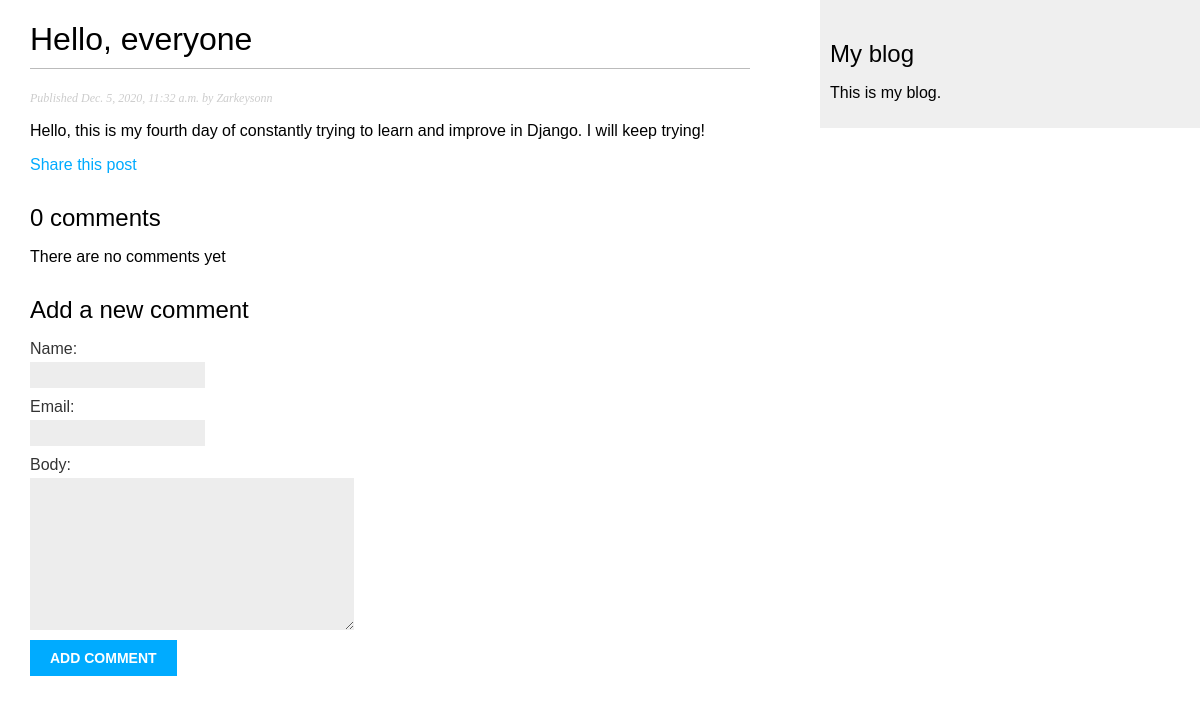
Before: /blog/2020/12/5/hello-everyone/ with the older database file.
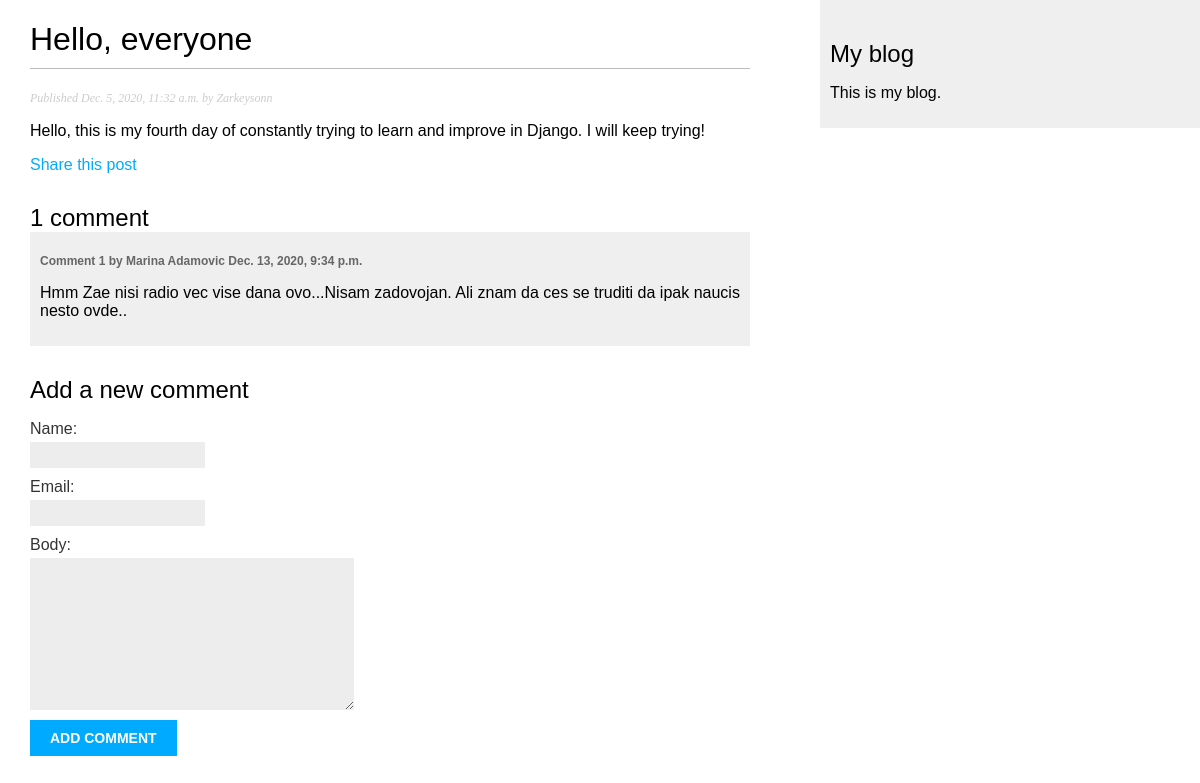
After: the same page with the newer database file.
### blog/models.py (models this page shows, shortened)
class Post(models.Model):
    STATUS_CHOICES = (
        ('draft', 'Draft'),
        ('published', 'Published'),
    )
    title = models.CharField(max_length=250)
    slug = models.SlugField(max_length=250, unique_for_date='publish')
    author = models.ForeignKey(User, on_delete=models.CASCADE, related_name='blog_posts')
    body = models.TextField()
    publish = models.DateTimeField(default=timezone.now)
    created = models.DateTimeField(auto_now_add=True)
    updated = models.DateTimeField(auto_now=True)
    status = models.CharField(max_length=10, choices=STATUS_CHOICES, default='draft')
    objects = models.Manager() #The default manager
    published = PublishedManager() #Our custom manager
    class Meta:
        ordering = ('-publish',)

class Comment(models.Model):
    post = models.ForeignKey(Post, on_delete=models.CASCADE, related_name='comments')
    name = models.CharField(max_length=80)
    email = models.EmailField()
    body = models.TextField()
    created = models.DateTimeField(auto_now_add=True)
    active = models.BooleanField(default=True)
    class Meta:
        ordering = ('created',)

### blog/views.py (the view)
# urls.py: path('<int:year>/<int:month>/<int:day>/<slug:post>/', views.post_detail, name='post_detail'),
def post_detail(request, year, month, day, post):
    post = get_object_or_404(Post, slug=post, status='published', publish__year=year, publish__month=month, publish__day=day)
    comments = post.comments.filter(active=True)
    new_comment = None
    if request.method == 'POST':
        comment_form = CommentForm(data=request.POST)
        if comment_form.is_valid():
            new_comment = comment_form.save(commit=False)
            new_comment.post = post
            new_comment.save()
    else:
        comment_form = CommentForm()
    return render(request, 'blog/post/detail.html', {'post': post, 'comments': comments, 'new_comment': new_comment, 'comment_form': comment_form})

### blog/form.py
class CommentForm(forms.ModelForm):
    class Meta:
        model = Comment
        fields = ('name', 'email', 'body')

### blog/templates/blog/post/detail.html (shortened to what this page needs)
{% extends "blog/base.html" %}
{% block content %}
    <h1>{{ post.title }}</h1>
    <p class="date">
        Published {{post.publish }} by {{ post.author }}
    </p>
    {{ post.body|linebreaks }}
    <p>
        <a href="{% url "blog:post_share" post.id %}">
            Share this post
        </a>
    </p>
    {% with comments.count as total_comments %}
        <h2>
            {{ total_comments }} comment{{ total_comments|pluralize }}
        </h2>
        {% endwith %}
{% for comment in comments %}
    <div class="comment">
        <p class="info">
            Comment {{ forloop.counter }} by {{ comment.name }}
            {{ comment.created }}
        </p>
        {{ comment.body|linebreaks }}
    </div>
    {% empty %}
        <p>There are no comments yet</p>
{% endfor %}
{% if new_comment %}
    <h2>Your comment has been added.</h2>
{% else %}
    <h2>Add a new comment</h2>
    <form method="post">
        {{ comment_form.as_p }}
        <p><input type="submit" value="Add comment"></p>
    </form>
{% endif %}
{% endblock %}

### blog/templates/blog/base.html (shortened to what this page needs)
{% load static %}
<!DOCTYPE html>
<html>
    <head>
        <link href="{% static "css/blog.css" %}" rel="stylesheet">
    </head>
    <body>
        <div id="content">
            {% block content %}
            {% endblock %}
        </div>
        <div id="sidebar">
            <h2>My blog</h2>
            <p>This is my blog.</p>
        </div>
    </body>
</html>

### blog/static/css/blog.css (style rules this page uses)
body { margin:0; padding:0; font-family:helvetica, sans-serif; }
a { color:#00abff; text-decoration:none; }
h1 { font-weight:normal; border-bottom:1px solid #bbb; padding:0 0 10px 0; }
h2 { font-weight:normal; margin:30px 0 0; }
#content { float:left; width:60%; padding:0 0 0 30px; }
#sidebar { float:right; width:30%; padding:10px; background:#efefef; height:100%; }
p.date { color:#ccc; font-family: georgia, serif; font-size: 12px; font-style: italic; }
label { float:left; clear:both; color:#333; margin-bottom:4px; }
input, textarea { clear:both; float:left; margin:0 0 10px; background:#ededed; border:0; padding:6px 10px; font-size:12px; }
input[type=submit] { font-weight:bold; background:#00abff; color:#fff; padding:10px 20px; font-size:14px; text-transform:uppercase; }
.comment { padding:10px; }
.comment:nth-child(even) { background:#efefef; }
.comment .info { font-weight:bold; font-size:12px; color:#666; }

Changed rows visible on the page:
added Comment: name "Marina Adamovic", created "Dec. 13, 2020, 9:34 p.m.", body "Hmm Zae nisi radio vec vise dana ovo...Nisam zadovojan. Ali znam da ces se truditi da ipak naucis nesto ovde.."
Other visible differences:
{{ total_comments }}: "0" → "1"
text no longer shown: "There are no comments yet"
